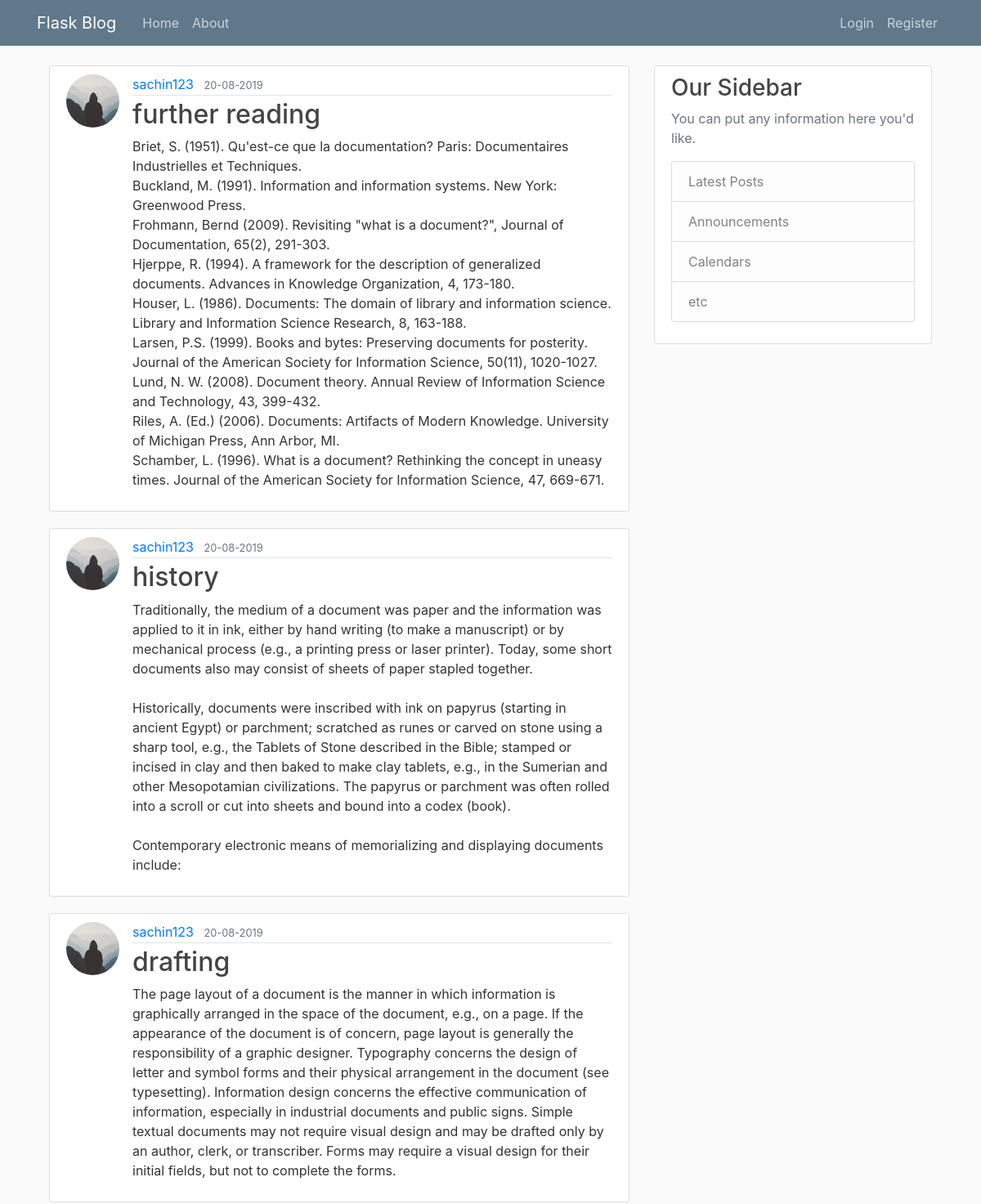
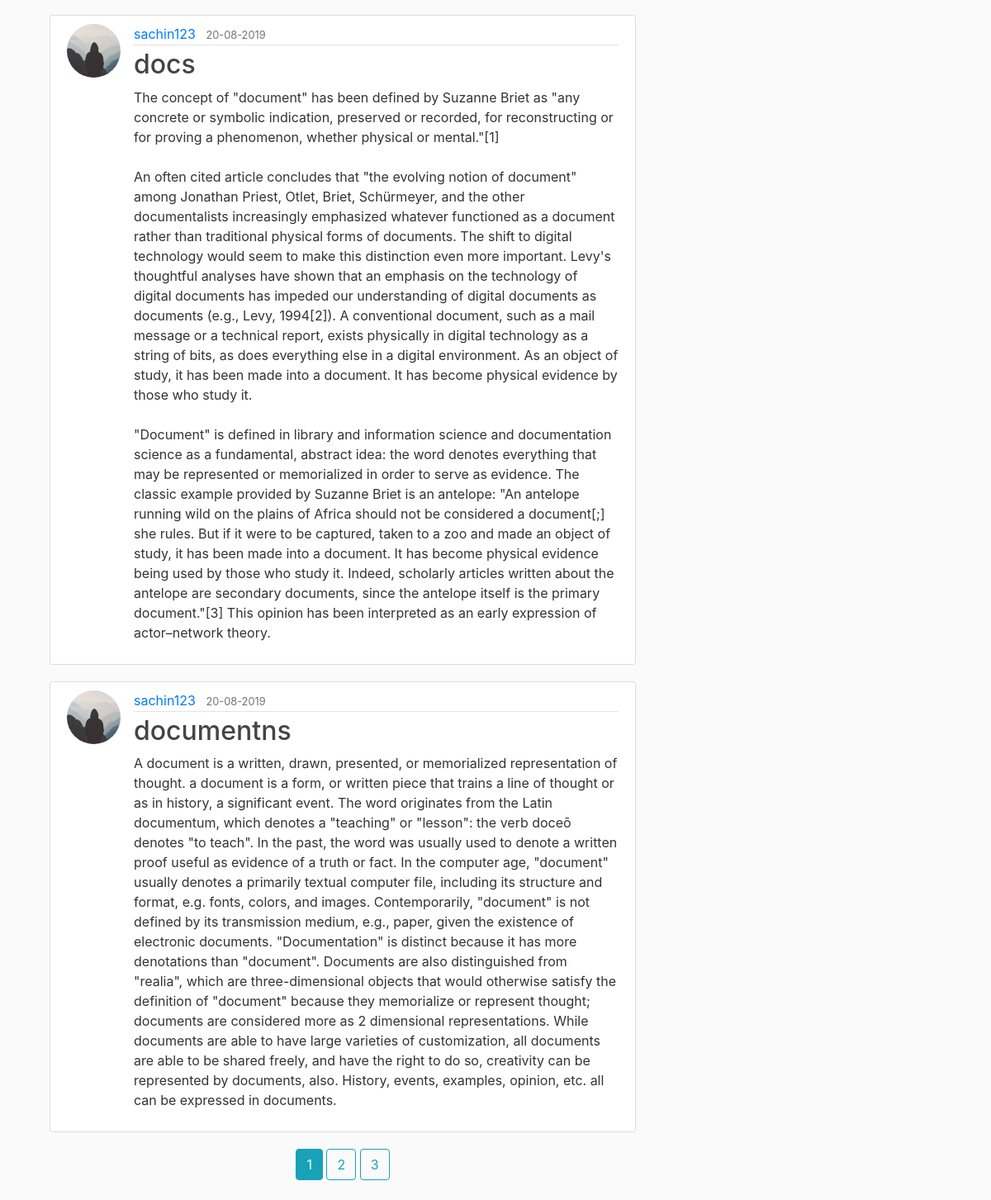
The page /home on the database its author committed (2 pictures, top to bottom).
### flaskblog/models.py (models this page shows, shortened)
class Post(db.Model):
	id=db.Column(db.Integer,primary_key=True)
	title=db.Column(db.String(1000),nullable=False)
	date_posted=db.Column(db.DateTime,nullable=False,default=datetime.utcnow)
	content=db.Column(db.Text,nullable=False)
	user_id=db.Column(db.Integer,db.ForeignKey('user.id'),nullable=False)

class User(db.Model,UserMixin):
	id=db.Column(db.Integer,primary_key=True)
	username=db.Column(db.String(20),unique=True,nullable=False)
	email=db.Column(db.String(120),unique=True,nullable=False)
	image_file=db.Column(db.String(20),default='default.jpg')
	password=db.Column(db.String(60),nullable=False)
	posts=db.relationship('Post',backref='author',lazy=True)

### flaskblog/routes.py (the view)
@app.route("/")
@app.route("/home")
def home():
	page=request.args.get('page',1,type=int)
	posts=Post.query.order_by(Post.date_posted.desc()).paginate(page=page,per_page=5)
	return render_template('home.html',posts= posts)

### flaskblog/templates/home.html
{% extends "layouts/base.html"%}
{% block content %}
{% for post in posts.items %}
<article class="media content-section">
<img class="rounded-circle article-img" src="{{url_for('static',filename='profile_pics/'+post.author.image_file)}}">
	<div class="media-body">
		<div class="article-metadata">
			<a class="mr-2" href="{{url_for('user_posts',username=post.author.username)}}">{{ post.author.username }}</a>
			<small class="text-muted">{{ post.date_posted.strftime('%d-%m-%Y') }}</small>
		</div>
		<h2><a class="article-title" href="{{url_for('post', post_id=post.id)}}">{{ post.title }}</a></h2>
		<p class="article-content">{{ post.content }}</p>
	</div>
</article>
{%endfor%}
<center>
{% for page_num in posts.iter_pages(left_edge=1,right_edge=1,left_current=1,right_current=2) %}
		{%if page_num%}
			{%if posts.page==page_num%}
				<a class="btn btn-info mb-4" href="{{url_for('home',page=page_num)}}">{{page_num}}</a>
			{%else%}
				<a class="btn btn-outline-info mb-4" href="{{url_for('home',page=page_num)}}">{{page_num}}</a>
			{%endif%}
		{%else%}
		...
		{%endif%}
{%endfor%}
</center>
{%endblock%}

### flaskblog/templates/layouts/base.html (shortened to what this page needs)
<!DOCTYPE html>
<html>
<head>
	<link rel="stylesheet" href="https://stackpath.bootstrapcdn.com/bootstrap/4.3.1/css/bootstrap.min.css">
	<link rel="stylesheet" type="text/css" href="{{url_for('static',filename='css/main.css')}}">
</head>
<body>
	<header class="site-header">
		<nav class="navbar navbar-expand-md navbar-dark bg-steel fixed-top">
			<div class="container">
				<a class="navbar-brand mr-4" href="/">Flask Blog</a>
				<div class="collapse navbar-collapse" id="navbarToggle">
					<div class="navbar-nav mr-auto">
						<a class="nav-item nav-link" href="{{url_for('home')}}">Home</a>
						<a class="nav-item nav-link" href="{{url_for('about')}}">About</a>
					</div>
					<div class="navbar-nav">
					{% if current_user.is_authenticated%}
					<a class="nav-item nav-link" href="{{url_for('new_post')}}"> New Post</a>
					<a class="nav-item nav-link" href="{{url_for('account')}}">Account</a>
					<a class="nav-item nav-link" href="{{url_for('logout')}}">Logout</a>
					{%else%}
						<a class="nav-item nav-link" href="{{url_for('login')}}">Login</a>
						<a class="nav-item nav-link" href="{{url_for('register')}}">Register</a>
					{%endif%}
					</div>
				</div>
			</div>
		</nav>
	</header>
	<div class="container">
		<main role="main" class="container">
			<div class="row">
				<div class="col-md-8">
					{% block content %}{% endblock %}
				</div>
				<div class="col-md-4">
					<div class="content-section">
						<h3>Our Sidebar</h3>
						<p class='text-muted'>You can put any information here you'd like.
							<ul class="list-group">
								<li class="list-group-item list-group-item-light">Latest Posts</li>
								<li class="list-group-item list-group-item-light">Announcements</li>
								<li class="list-group-item list-group-item-light">Calendars</li>
								<li class="list-group-item list-group-item-light">etc</li>
							</ul>
						</p>
					</div>
				</div>
			</div>
		</main>
	</div>
</body>
</html>

### flaskblog/static/css/main.css (style rules this page uses)
body { background: #fafafa; color: #333333; margin-top: 5rem; }
h1, h2, h3, h4, h5, h6 { color: #444444; }
.bg-steel { background-color: #5f788a; }
.site-header .navbar-nav .nav-link { color: #cbd5db; }
.content-section { background: #ffffff; padding: 10px 20px; border: 1px solid #dddddd; border-radius: 3px; margin-bottom: 20px; }
.article-title { color: #444444; }
.article-content { white-space: pre-line; }
.article-img { height: 65px; width: 65px; margin-right: 16px; }
.article-metadata { padding-bottom: 1px; margin-bottom: 4px; border-bottom: 1px solid #e3e3e3 }

### rows shown on the page
Post: image_file (placeholder picture), author.username "sachin123", date_posted "20-08-2019", title "further reading", content "Briet, S. (1951). Qu'est-ce que la documentation? Paris: Documentaires Industrielles et Techniques. Buckland, M. (1991). Information and information systems. New York: Greenwood Press. Frohmann, Bernd (2009). Revisiting \"what is a document?\", Journal of Documentation, 65(2), 291-303. Hjerppe, R. (1994). A framework for the description of generalized documents. Advances in Knowledge Organization, 4, 173-180. Houser, L. (1986). Documents: The domain of library and information science. Library and Information Science Research, 8, 163-188. Larsen, P.S. (1999). Books and bytes: Preserving documents for posterity. Journal of the American Society for Information Science, 50(11), 1020-1027. Lund,…"
Post: image_file (placeholder picture), author.username "sachin123", date_posted "20-08-2019", title "history", content "Traditionally, the medium of a document was paper and the information was applied to it in ink, either by hand writing (to make a manuscript) or by mechanical process (e.g., a printing press or laser printer). Today, some short documents also may consist of sheets of paper stapled together. Historically, documents were inscribed with ink on papyrus (starting in ancient Egypt) or parchment; scratched as runes or carved on stone using a sharp tool, e.g., the Tablets of Stone described in the Bible; stamped or incised in clay and then baked to make clay tablets, e.g., in the Sumerian and other Mesopotamian civilizations. The papyrus or parchment was often rolled into a scroll or cut into…"
Post: image_file (placeholder picture), author.username "sachin123", date_posted "20-08-2019", title "drafting", content "The page layout of a document is the manner in which information is graphically arranged in the space of the document, e.g., on a page. If the appearance of the document is of concern, page layout is generally the responsibility of a graphic designer. Typography concerns the design of letter and symbol forms and their physical arrangement in the document (see typesetting). Information design concerns the effective communication of information, especially in industrial documents and public signs. Simple textual documents may not require visual design and may be drafted only by an author, clerk, or transcriber. Forms may require a visual design for their initial fields, but not to complete…"
Post: image_file (placeholder picture), author.username "sachin123", date_posted "20-08-2019", title "docs", content "The concept of \"document\" has been defined by Suzanne Briet as \"any concrete or symbolic indication, preserved or recorded, for reconstructing or for proving a phenomenon, whether physical or mental.\"[1] An often cited article concludes that \"the evolving notion of document\" among Jonathan Priest, Otlet, Briet, Schürmeyer, and the other documentalists increasingly emphasized whatever functioned as a document rather than traditional physical forms of documents. The shift to digital technology would seem to make this distinction even more important. Levy's thoughtful analyses have shown that an emphasis on the technology of digital documents has impeded our understanding of digital documents…"
Post: image_file (placeholder picture), author.username "sachin123", date_posted "20-08-2019", title "documentns", content "A document is a written, drawn, presented, or memorialized representation of thought. a document is a form, or written piece that trains a line of thought or as in history, a significant event. The word originates from the Latin documentum, which denotes a \"teaching\" or \"lesson\": the verb doceō denotes \"to teach\". In the past, the word was usually used to denote a written proof useful as evidence of a truth or fact. In the computer age, \"document\" usually denotes a primarily textual computer file, including its structure and format, e.g. fonts, colors, and images. Contemporarily, \"document\" is not defined by its transmission medium, e.g., paper, given the existence of electronic documents.…"

### other values the page prints
{{ page_num }} "1"
{{ page_num }} "2" "3"
